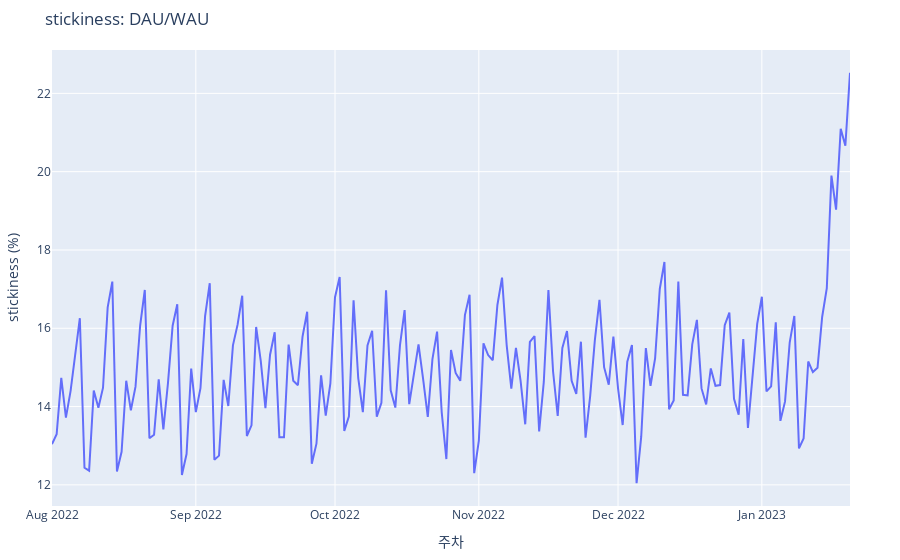

Notebook source saved alongside this figure:
### Code cell
fig = go.Figure()

fig.add_trace(go.Scatter(x=df_stickiness_dauwau['event_date'],
                         y=df_stickiness_dauwau['stickiness'],
))

fig.update_layout(
    title_text="stickiness: DAU/WAU",
    margin_l=50,
    margin_r=50,
    margin_b=50,
    margin_t=50,
    legend_yanchor="top",
    legend_xanchor="right",
    legend_y=0.98,
    legend_x=0.98
)
fig.update_xaxes(title_text='주차')
fig.update_yaxes(title_text='stickiness (%)')

fig.show()

### Figure 1 — Plotly figure (JSON) as saved in the notebook; plotly's stock layout.template omitted (floating-point values rounded to 4 significant figures; data arrays with more than 128 entries replaced by an {"elided": "..."} marker saying what was removed)
{"data": [{"type": "scatter", "x": {"elided": "173 str values"}, "y": {"elided": "173 float values"}}], "layout": {"legend": {"x": 0.98, "xanchor": "right", "y": 0.98, "yanchor": "top"}, "margin": {"b": 50, "l": 50, "r": 50, "t": 50}, "title": {"text": "stickiness: DAU/WAU"}, "xaxis": {"title": {"text": "주차"}}, "yaxis": {"title": {"text": "stickiness (%)"}}}}
